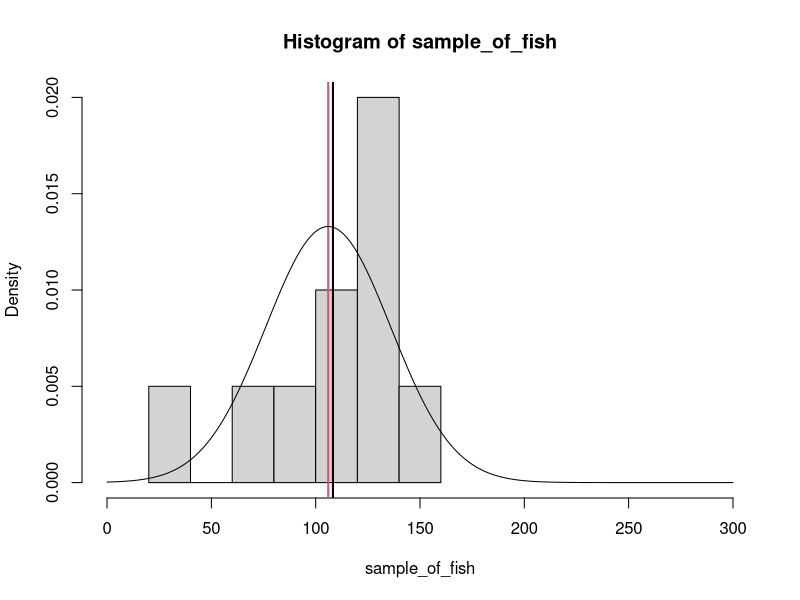
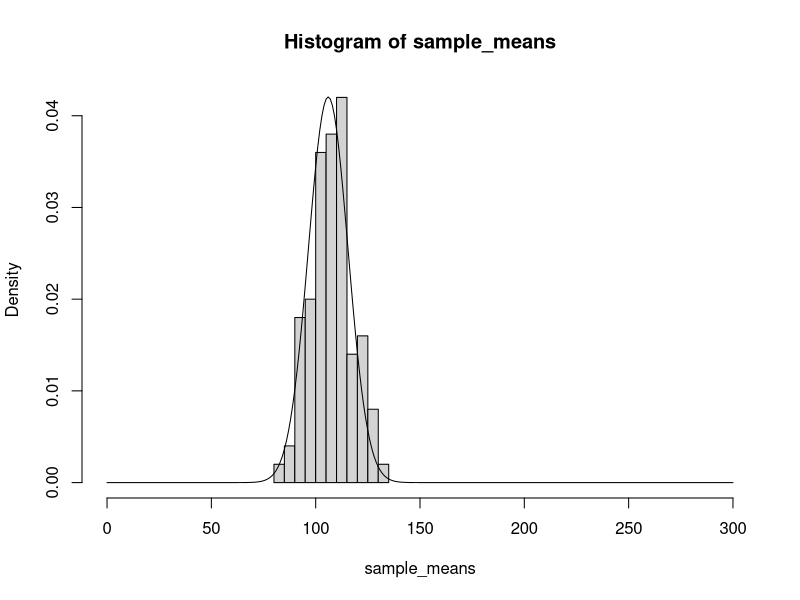

Source code (R) for these figures, in order:
## ---- chunk 1
rnorm(n = 1, mean = 106, sd = 30)
## ---- chunk 2
sample_of_fish = rep(NA, times=10)  # prepare a vector to record the 10 fish
for(fish_number in 1:10){   # a for-loop runs the code inside the {brackets} several times, each time changing the variable 'fish_number' to the next element of the list provided after the word "in". Here, this list is the numbers 1, 2, 3, ..., 10
  print(fish_number)  # prints the variable 'fish_number' for this run of the code
  sample_of_fish[fish_number] = rnorm(n = 1, mean = 106, sd = 30)  # samples a fish, and records it in the vector
}
## ---- chunk 3
# We can print out the list of fish by just giving the variable name and running it
sample_of_fish
## ---- chunk 4
sample_of_fish = rnorm(n = 10, mean = 106, sd = 30)
sample_of_fish
## ---- chunk 5
mean(sample_of_fish)
## ---- chunk 6
hist(sample_of_fish, xlim = c(0,300),prob = T)

# add a line for the sample mean. 
abline(v = mean(sample_of_fish),lwd = 2)

# add a red line for the true population mean
abline(v = 106, col=2,lwd=2)

# add a line showing the true population distribution
x = seq(0,300)
lines(x,dnorm(x = x,mean = 106, sd = 30))
## ---- chunk 7
sample_means = rep(NA,100)
for(i in 1:100){ # do 100 experiments
  sample_of_fish = rnorm(n = 10, mean = 106, sd = 30)  # sample 10 fish
  sample_means[i] = mean(sample_of_fish) # record the sample mean
}
sample_means
## ---- chunk 8
mean(sample_means)
## ---- chunk 9
sd(sample_means)
## ---- chunk 10
hist(sample_means,xlim = c(0,300),prob = T)

# add line for expected distribution
x_positions = seq(0,300)  # create a list of x-values
y_positions = dnorm(x,mean = 106,sd = 30/sqrt(10))  # at each x-value, calculate the distribution at that point
lines(x_positions,y_positions)
## ---- chunk 11
n = 10
mu = 106
sd = 30
sample_of_fish = rnorm(n=n, mean = mu, sd = sd)
## ---- chunk 12
sample_mean = mean(sample_of_fish)
sample_mean

sample_sd = sd(sample_of_fish)
sample_sd
## ---- chunk 13
SE = sample_sd / sqrt(n)
SE

alpha = 0.05
t_crit = qt(p = 1-alpha/2,df = n-1)  # this gives the value greater than 1-0.05/2 = .975 possible values from the t-distribution
t_crit

CI = sample_mean + c(-t_crit * SE, t_crit*SE)
CI
## ---- chunk 14
length_CI = CI[2] - CI[1]
length_CI
## ---- chunk 15
t_test_result = t.test(x=sample_of_fish,  # your data
       y = NULL,          # NULL, because it's a one-sample test (testing mean against known value)
       mu = mu,           # mean of the null hypothesis
       alternative = 'two.sided',     # two-sided alternative hypothesis
       conf.level = 1-alpha    # confidence level (desired frequence)
       )
t_test_result
## ---- chunk 16
t_test_result$conf.int
